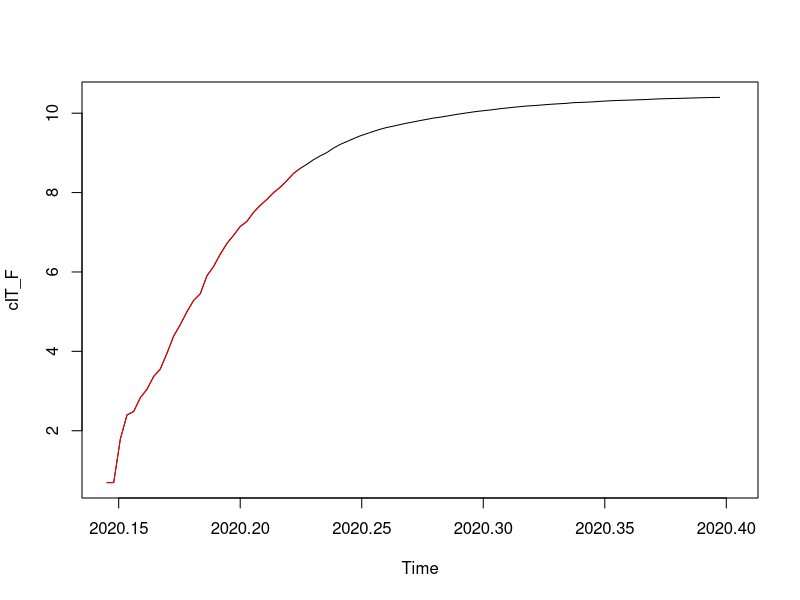
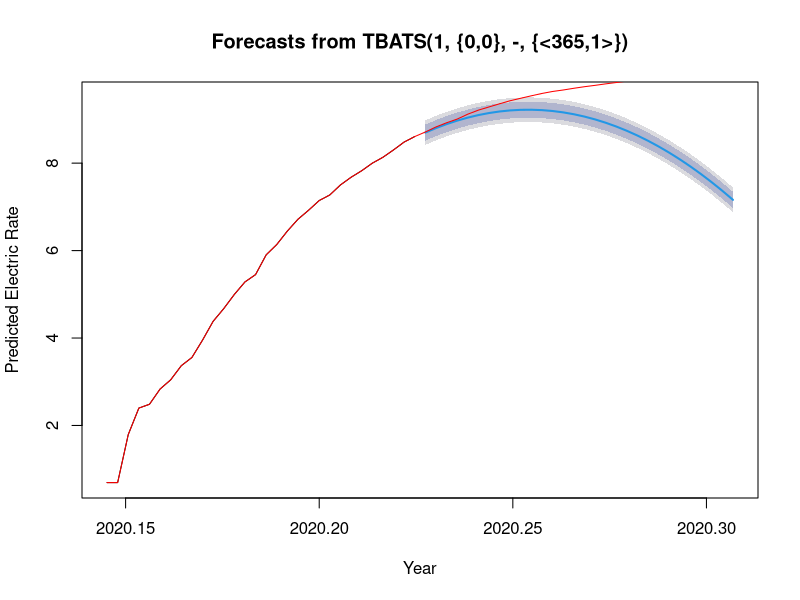
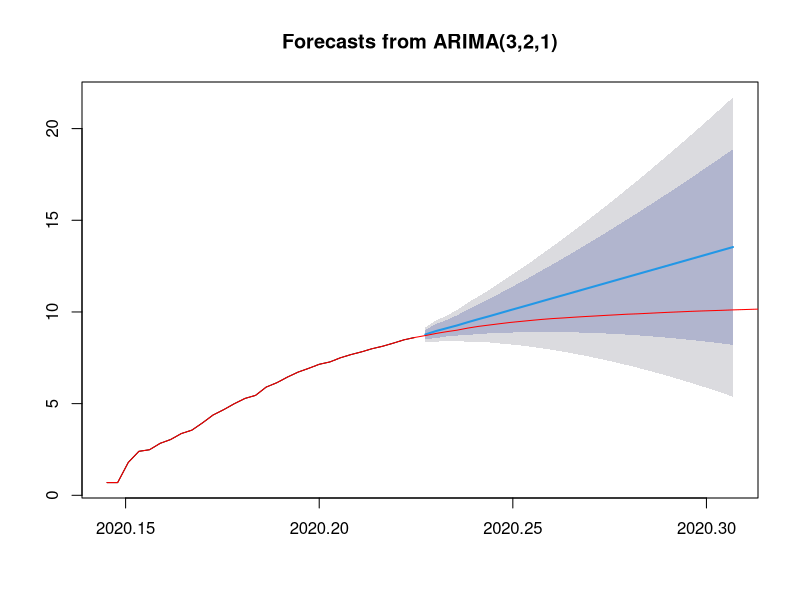
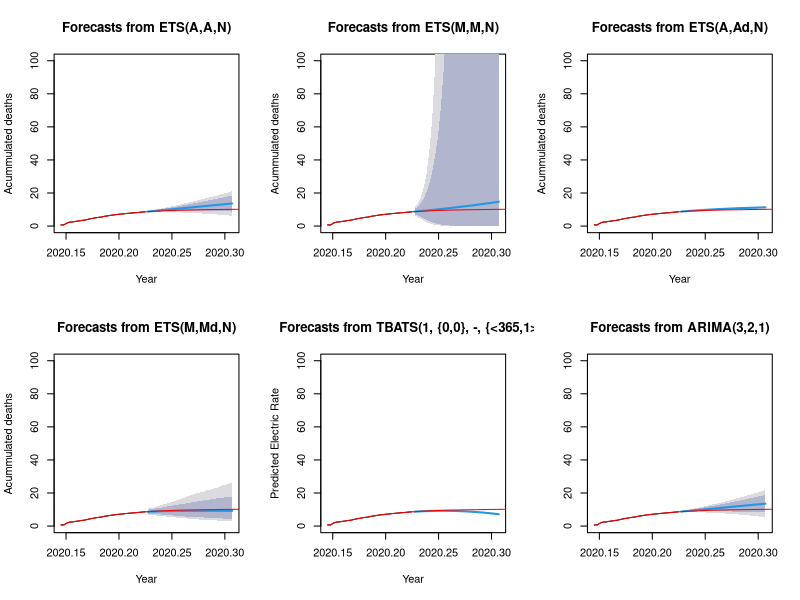
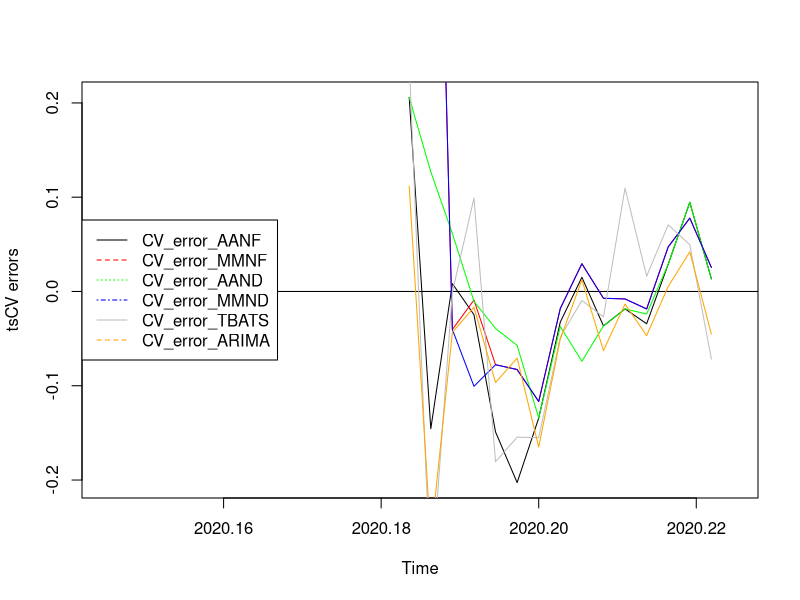
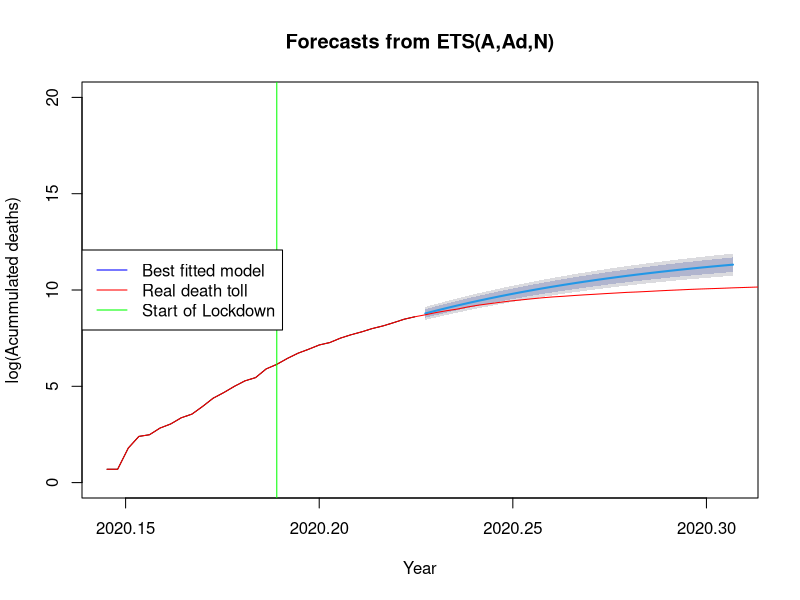

Reproduce these figures in R, in order.
## ---- chunk 1
covid_data <- read.csv("COVID_data_v3.csv", header=TRUE, sep=",")
#ProjectData <- data.matrix(ProjectData) 
#ProjectData_INITIAL <- ProjectData

## ---- chunk 2
library(forecast)

#covid_data<-read.csv(file.choose(), header=TRUE, sep=",")

t0=2020+53/365
P=15 #predicted days
cIT <- ts(covid_data$Cdeaths_IT,start=0, frequency=1)
cIT_14 <- ts(log(covid_data$Cdeaths_IT[54:83]),start=t0, frequency=365) #t=0 @ day69. +14d #before it was starting at 45
cIT_F <- ts(log(covid_data$Cdeaths_IT[54:148]),start=t0, frequency=365)   # a supprimer 

plot(cIT_F)
lines(cIT_14, col="red")

cIT_14_AAN <- ets(cIT_14, model="AAN", damped=FALSE)
cIT_14_AAZ <- ets(cIT_14, model="AAZ", damped=FALSE)
cIT_14_MMN <- ets(cIT_14, model="MMN", damped=FALSE)
cIT_14_MMZ <- ets(cIT_14, model="MMZ", damped=FALSE)

cIT_14_AAND <- ets(cIT_14, model="AAN", damped=TRUE)
cIT_14_AAZD <- ets(cIT_14, model="AAZ", damped=TRUE)
cIT_14_MMND <- ets(cIT_14, model="MMN", damped=TRUE)
cIT_14_MMZD <- ets(cIT_14, model="MMZ", damped=TRUE)

# Create their prediction "cones" for 360 months (30 years) into the future with quintile confidence intervals
cIT_14_AAN_pred <- forecast(cIT_14_AAN, h=30, level=c(0.8, 0.95))
cIT_14_AAZ_pred <- forecast(cIT_14_AAZ, h=30, level=c(0.8, 0.95))
cIT_14_MMN_pred <- forecast(cIT_14_MMN, h=30, level=c(0.8, 0.95))
cIT_14_MMZ_pred <- forecast(cIT_14_MMZ, h=30, level=c(0.8, 0.95))

cIT_14_AAND_pred <- forecast(cIT_14_AAND, h=30, level=c(0.8, 0.95))
cIT_14_AAZD_pred <- forecast(cIT_14_AAZD, h=30, level=c(0.8, 0.95))
cIT_14_MMND_pred <- forecast(cIT_14_MMND, h=30, level=c(0.8, 0.95))
cIT_14_MMZD_pred <- forecast(cIT_14_MMZD, h=30, level=c(0.8, 0.95))

cIT_14_tbats <- tbats(cIT_14)
cIT_14_tbats_pred <-forecast(cIT_14_tbats, h=30, level=c(0.8, 0.95))
par(mfrow=c(1,1))
plot(cIT_14_tbats_pred, xlab="Year", ylab="Predicted Electric Rate")
lines(cIT_F, col="red")

cIT_14_ARIMA <- auto.arima(cIT_14,seasonal=FALSE)
cIT_14_ARIMA_pred <- forecast(cIT_14_ARIMA,30)
plot(cIT_14_ARIMA_pred)
lines(cIT_F, col="red")

par(mfrow=c(2,3)) # This command sets the plot window to show 1 row of 4 plots
plot(cIT_14_AAN_pred, xlab="Year", ylab="Acummulated deaths", ylim=c(0,100))
lines(cIT_F, col="red")
plot(cIT_14_MMN_pred, xlab="Year", ylab="Acummulated deaths", ylim=c(0,100))
lines(cIT_F, col="red")
plot(cIT_14_AAND_pred, xlab="Year", ylab="Acummulated deaths", ylim=c(0,100))
lines(cIT_F, col="red")
plot(cIT_14_MMND_pred, xlab="Year", ylab="Acummulated deaths", ylim=c(0,100))
lines(cIT_F, col="red")
plot(cIT_14_tbats_pred, xlab="Year", ylab="Predicted Electric Rate", ylim=c(0,100))
lines(cIT_F, col="red")
plot(cIT_14_ARIMA_pred, ylim=c(0,100))
lines(cIT_F, col="red")

###
### Comparing models -- Time series Cross Validation (Rolling Horizon Holdout)
###

f_AANF  <- function(y, h) forecast(ets(y, model="AAN"), h = h)
errors_AANF <- tsCV(cIT_14, f_AANF, h=1, window=15)

f_MMNF<- function(y, h) forecast(ets(y, model="MMN"), h = h)
errors_MMNF <- tsCV(cIT_14, f_MMNF, h=1, window=15)

f_AAND  <- function(y, h) forecast(ets(y, model="AAN", damped=TRUE), h = h)
errors_AAND <- tsCV(cIT_14, f_AAND, h=1, window=15)

f_MMND  <- function(y, h) forecast(ets(y, model="MMN", damped=TRUE), h = h)
errors_MMND <- tsCV(cIT_14, f_MMND, h=1, window=15)

f_TBATS  <- function(y, h) forecast(tbats(y), h = h)
errors_TBATS <- tsCV(cIT_14, f_TBATS, h=1, window=15)

f_ARIMA  <- function(y, h) forecast(auto.arima(y), h = h)
errors_ARIMA <- tsCV(cIT_14, f_ARIMA, h=1, window=15)


par(mfrow=c(1,1)) 
plot(errors_AANF, ylab='tsCV errors')
abline(0,0)
lines(errors_MMNF, col="red")
lines(errors_AAND, col="green")
lines(errors_MMND, col="blue")
lines(errors_TBATS, col="grey")
lines(errors_ARIMA, col="orange")
legend("left", legend=c("CV_error_AANF", "CV_error_MMNF","CV_error_AAND","CV_error_MMND", "CV_error_TBATS", "CV_error_ARIMA"), col=c("black", "red", "green", "blue", "grey", "orange"), lty=1:4)

mean(abs(errors_AANF/cIT_14), na.rm=TRUE)*100
mean(abs(errors_MMNF/cIT_14), na.rm=TRUE)*100
mean(abs(errors_AAND/cIT_14), na.rm=TRUE)*100
mean(abs(errors_MMND/cIT_14), na.rm=TRUE)*100
mean(abs(errors_TBATS/cIT_14), na.rm=TRUE)*100
mean(abs(errors_ARIMA/cIT_14), na.rm=TRUE)*100

# Print the mean and confidence intervals for the MMZ model
cIT_14_MMN_pred

# Export the results out
write.csv(cIT_14_MMN_pred, file = "IT no lockdown+14d (AAND) incl(ARIMA).csv") # export the selected model's predictions into a CSV file

#expfore<-exp(cIT_14_ARIMA_pred$forecast)
par(mfrow=c(1,1)) # This command sets the plot window to show 1 row of 4 plots
plot(cIT_14_AAND_pred, xlab="Year", ylab="log(Acummulated deaths)", ylim=c(0,20))
lines(cIT_F, col="red")
abline(v=2020+69/365, col="green")
legend("left", legend=c("Best fitted model","Real death toll", "Start of Lockdown"), col=c("blue", "red","green"), lty=1)



